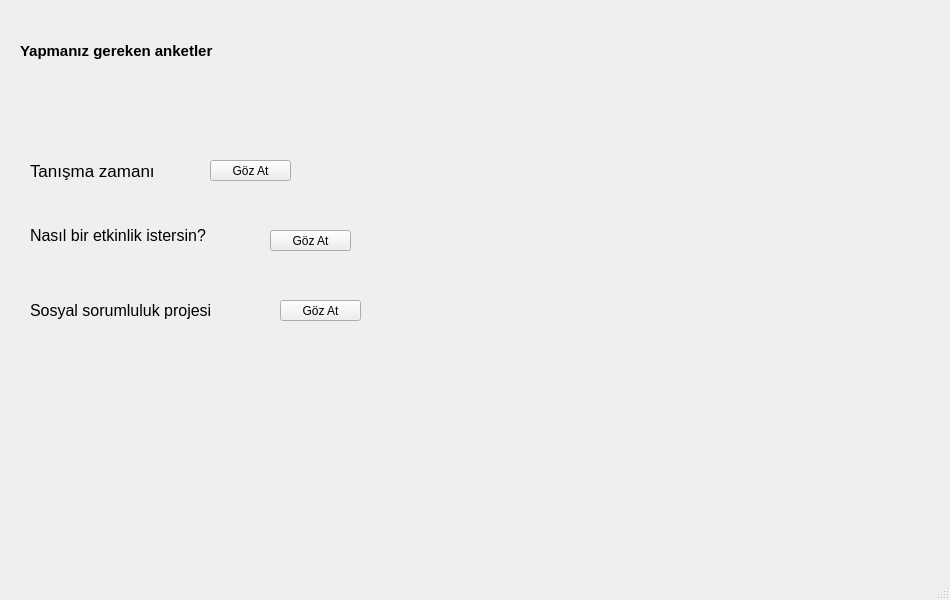
<?xml version="1.0" encoding="UTF-8"?>
<ui version="4.0">
 <class>MainWindow</class>
 <widget class="QMainWindow" name="MainWindow">
  <property name="geometry">
   <rect>
    <x>0</x>
    <y>0</y>
    <width>950</width>
    <height>600</height>
   </rect>
  </property>
  <property name="maximumSize">
   <size>
    <width>950</width>
    <height>600</height>
   </size>
  </property>
  <property name="windowTitle">
   <string>MainWindow</string>
  </property>
  <widget class="QWidget" name="centralwidget">
   <widget class="QLabel" name="label">
    <property name="geometry">
     <rect>
      <x>20</x>
      <y>10</y>
      <width>361</width>
      <height>81</height>
     </rect>
    </property>
    <property name="font">
     <font>
      <pointsize>11</pointsize>
      <weight>75</weight>
      <bold>true</bold>
     </font>
    </property>
    <property name="text">
     <string>Yapmanız gereken anketler</string>
    </property>
   </widget>
   <widget class="QLabel" name="label_2">
    <property name="geometry">
     <rect>
      <x>30</x>
      <y>160</y>
      <width>181</width>
      <height>21</height>
     </rect>
    </property>
    <property name="font">
     <font>
      <pointsize>13</pointsize>
     </font>
    </property>
    <property name="text">
     <string>Tanışma zamanı</string>
    </property>
   </widget>
   <widget class="QLabel" name="label_3">
    <property name="geometry">
     <rect>
      <x>30</x>
      <y>220</y>
      <width>251</width>
      <height>31</height>
     </rect>
    </property>
    <property name="font">
     <font>
      <pointsize>12</pointsize>
     </font>
    </property>
    <property name="text">
     <string>Nasıl bir etkinlik istersin?</string>
    </property>
   </widget>
   <widget class="QLabel" name="label_4">
    <property name="geometry">
     <rect>
      <x>30</x>
      <y>280</y>
      <width>281</width>
      <height>61</height>
     </rect>
    </property>
    <property name="font">
     <font>
      <pointsize>12</pointsize>
     </font>
    </property>
    <property name="text">
     <string>Sosyal sorumluluk projesi</string>
    </property>
   </widget>
   <widget class="QPushButton" name="pushButton">
    <property name="geometry">
     <rect>
      <x>210</x>
      <y>160</y>
      <width>81</width>
      <height>21</height>
     </rect>
    </property>
    <property name="text">
     <string>Göz At</string>
    </property>
   </widget>
   <widget class="QPushButton" name="pushButton_2">
    <property name="geometry">
     <rect>
      <x>270</x>
      <y>230</y>
      <width>81</width>
      <height>21</height>
     </rect>
    </property>
    <property name="text">
     <string>Göz At</string>
    </property>
   </widget>
   <widget class="QPushButton" name="pushButton_3">
    <property name="geometry">
     <rect>
      <x>280</x>
      <y>300</y>
      <width>81</width>
      <height>21</height>
     </rect>
    </property>
    <property name="text">
     <string>Göz At</string>
    </property>
   </widget>
  </widget>
  <widget class="QStatusBar" name="statusbar"/>
 </widget>
 <resources/>
 <connections/>
</ui>
